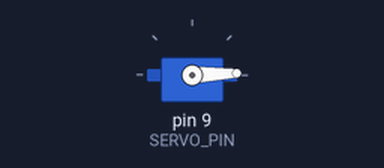
A sketch run on a simulated Arduino Uno, built with avr-gcc and run on an emulated ATmega328P. Parts: servo.

Above: at 0.05 s.
At 1.75 s:
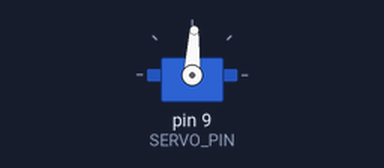
At 3.45 s:
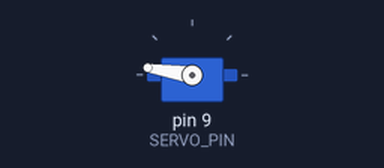
At 6.9 s:
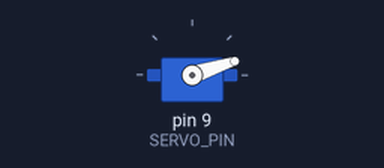
Timing chart, 0 to 9.4 s (numbered marks = the images above):
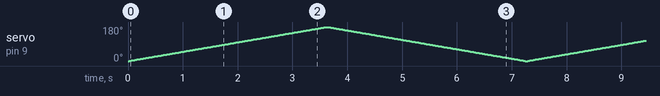

The sketch:

ch10_servo.ino
```cpp
#include <Servo.h>
#define SERVO_PIN 9
Servo s; // 建立Servo物件
void setup() {
  s.attach(SERVO_PIN); // 連接伺服馬達（訊號線）
}
void loop() {
  int i;
  for(i = 0; i <= 180; i++){
    s.write(i); // 使用write，傳入角度，從0度轉到180度
    delay(20);
  }
  for(i = 180; i >= 0; i--){
    s.write(i); // 從180度轉回到0度
    delay(20);
  }
}
```
